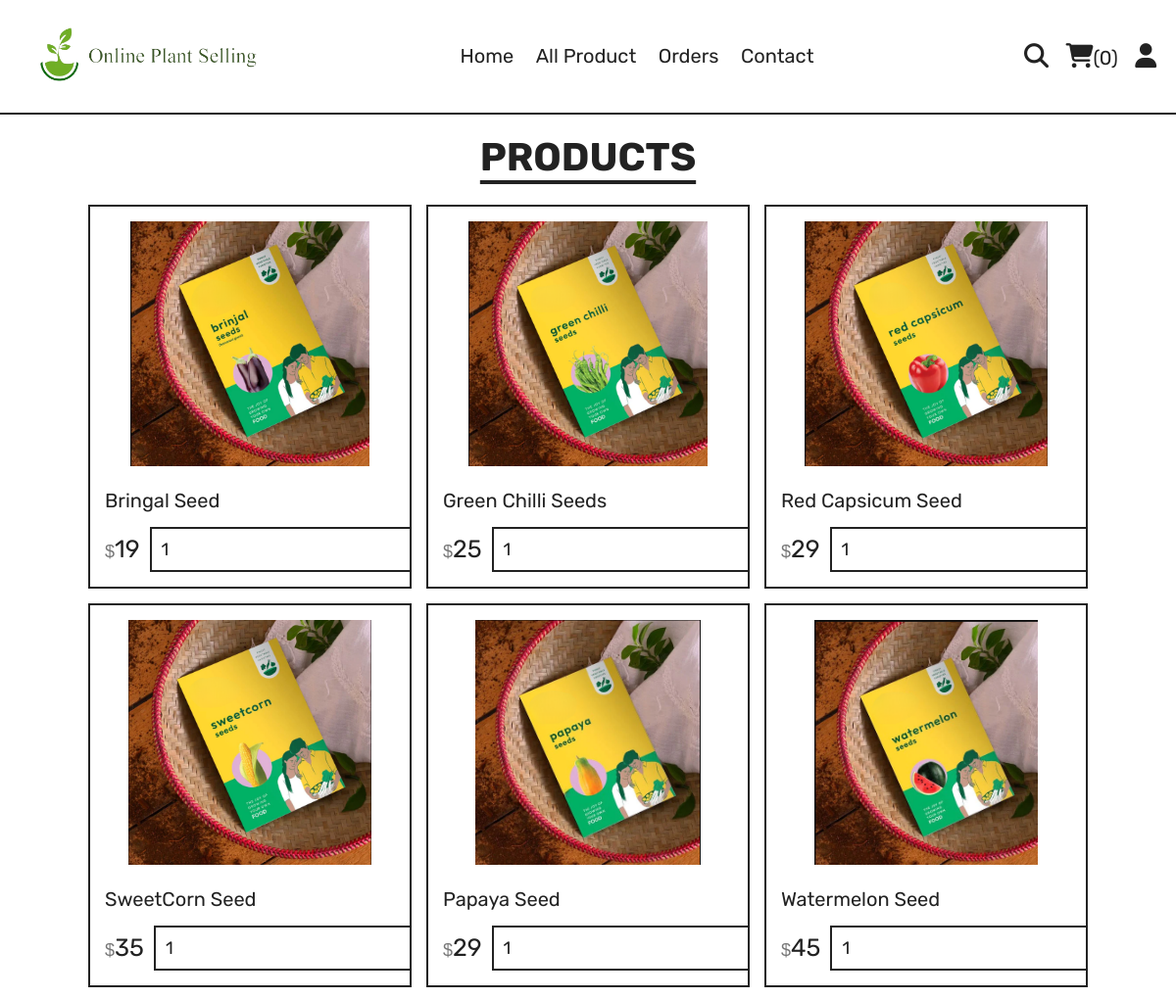
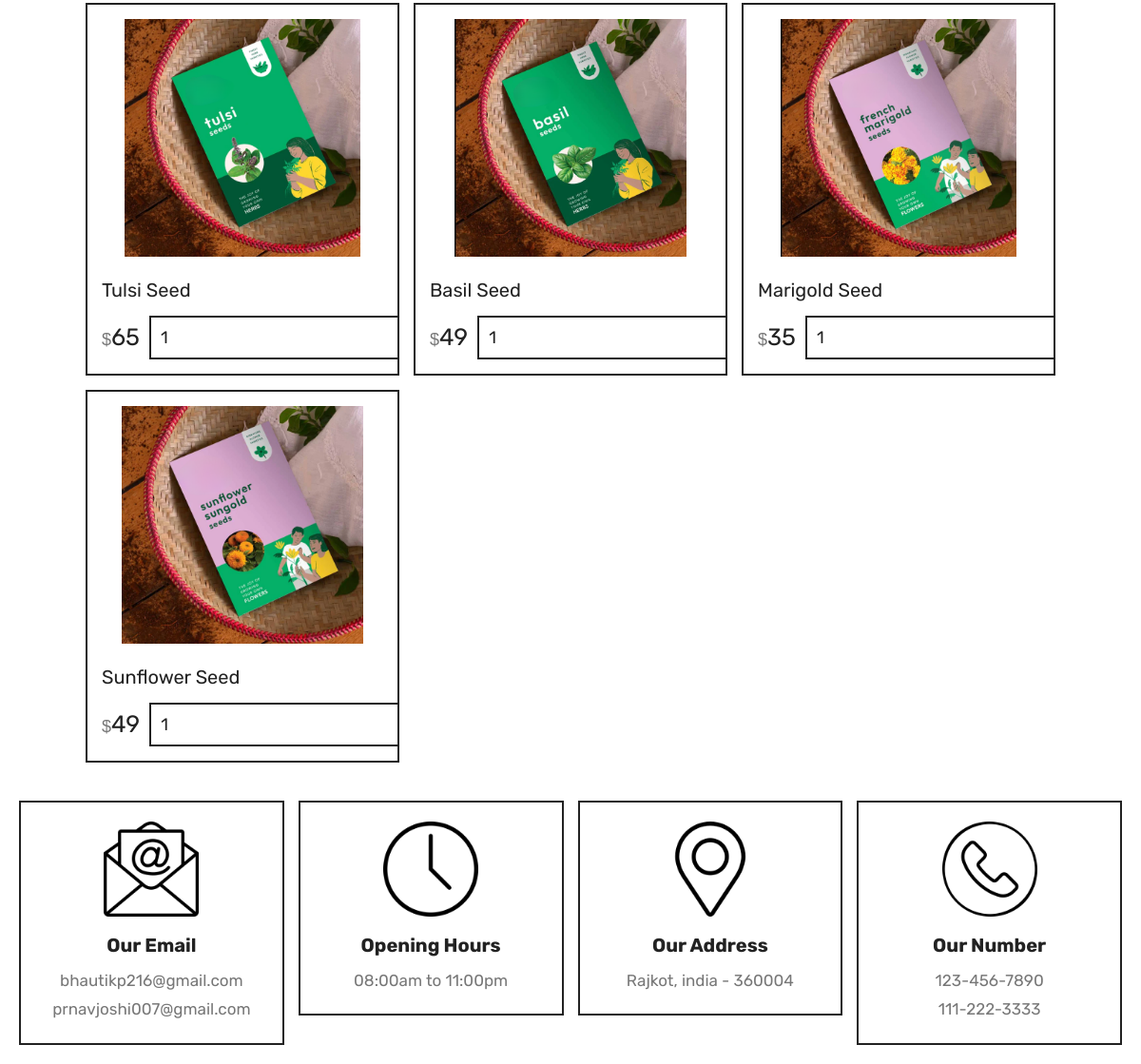
Page /category.php?category=seeds on the committed database (2 pictures, top to bottom).
### tables this page shows
CREATE TABLE `products` (
  `id` int(100) NOT NULL,
  `name` varchar(100) NOT NULL,
  `category` varchar(100) NOT NULL,
  `price` int(10) NOT NULL,
  `image` varchar(100) NOT NULL
);

### category.php (the view, shortened to what this page needs)
<?php
include 'components/connect.php';
?>
<!DOCTYPE html>
<html lang="en">
<head>
   <link rel="stylesheet" href="https://cdnjs.cloudflare.com/ajax/libs/font-awesome/6.1.1/css/all.min.css">
   <link rel="stylesheet" href="css/style.css">
</head>
<body>
<?php include 'components/user_header.php'; ?>
<section class="products">
   <h1 class="title">Products</h1>
   <div class="box-container">
      <?php
         $category = $_GET['category'];
         $select_products = $conn->prepare("SELECT * FROM `products` WHERE category = ?");
         $select_products->execute([$category]);
         if($select_products->rowCount() > 0){
            while($fetch_products = $select_products->fetch(PDO::FETCH_ASSOC)){
      ?>
      <form action="" method="post" class="box">
         <img src="uploaded_img/<?= $fetch_products['image']; ?>" alt="">
         <div class="name"><?= $fetch_products['name']; ?></div>
         <div class="flex">
            <div class="price"><span>$</span><?= $fetch_products['price']; ?></div>
            <input type="Float" name="qty" class="qty" min="1" max="99" value="1" maxlength="2">
         </div>
      </form>
      <?php
            }
         }else{
            echo '<p class="empty">no products added yet!</p>';
         }
      ?>
   </div>
</section>
<?php include 'components/footer.php'; ?>
</body>
</html>

### css/style.css (style rules this page uses)
:root { --yellow:#fed330; --red:#e74c3c; --white:#fff; --black:#222; --light-color:#777; --border:.2rem solid var(--black); }
* { font-family: 'Rubik', sans-serif; margin:0; padding:0; box-sizing: border-box; outline: none; border: none; text-decoration: none; }
html { font-size: 62.5%; overflow-x: hidden; scroll-behavior: smooth; stop-opacity: 7rem; }
section { margin:0 auto; max-width: 1200px; padding:2rem; }
.title { text-align: center; margin-bottom: 2.5rem; font-size: 4rem; color:var(--black); text-transform: uppercase; text-decoration: underline; text-underline-offset: 1rem; }
.products .box-container { display: grid; grid-template-columns: repeat(auto-fit, 33rem); justify-content: center; align-items: flex-start; gap:1.5rem; }
.products .box-container .box { border:var(--border); padding:1.5rem; position: relative; overflow: hidden; }
.products .box-container .box img { height: 25rem; width: 100%; object-fit: contain; margin-bottom: 1rem; }
.products .box-container .box .name { font-size: 2rem; color:var(--black); margin:1rem 0; }
.products .box-container .box .flex { display: flex; align-items: center; gap:1rem; margin-top: 1.5rem; }
.products .box-container .box .flex .price { margin-right: auto; font-size: 2.5rem; color:var(--black); }
.products .box-container .box .flex .price span { content:\20B9; font-family:Arial; color:var(--light-color); font-size: 1.8rem; }
.products .box-container .box .flex .qty { padding:1rem; border:var(--border); font-size: 1.8rem; color:var(--black); }

### rows in the picture
products: image (picture), name "Bringal Seed", price "19"
products: image (picture), name "Green Chilli Seeds", price "25"
products: image (picture), name "Red Capsicum Seed", price "29"
products: image (picture), name "SweetCorn Seed", price "35"
products: image (picture), name "Papaya Seed", price "29"
products: image (picture), name "Watermelon Seed", price "45"
products: image (picture), name "Tulsi Seed", price "65"
products: image (picture), name "Basil Seed", price "49"
products: image (picture), name "Marigold Seed", price "35"
products: image (picture), name "Sunflower Seed", price "49"

### other values in the picture
$total_cart_items "0"
